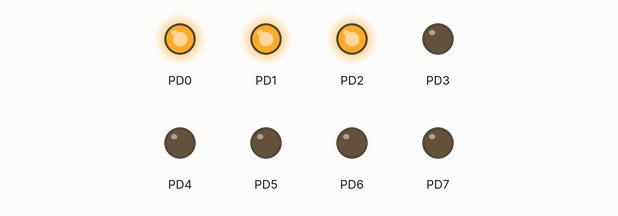
This program was run on a simulated ATmega328P, built with avr-gcc and emulated at 16 MHz. Parts: output pins drawn as LEDs (lit = HIGH).

Above: at 0.11 s.
At 0.23 s:
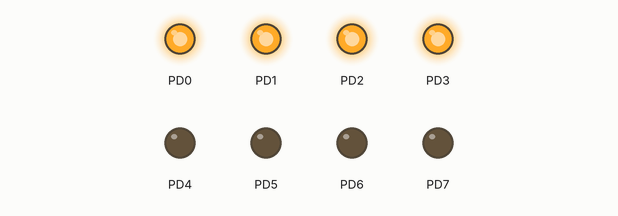
At 0.41 s:
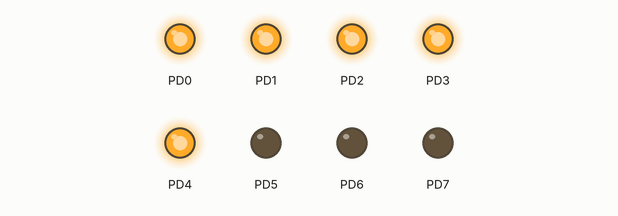
At 0.95 s:
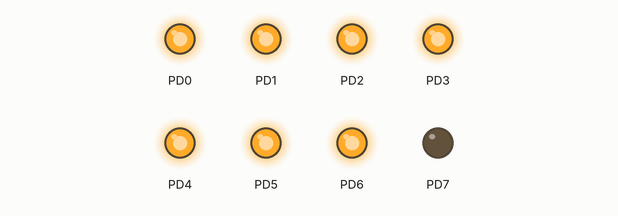
At 1.3 s:
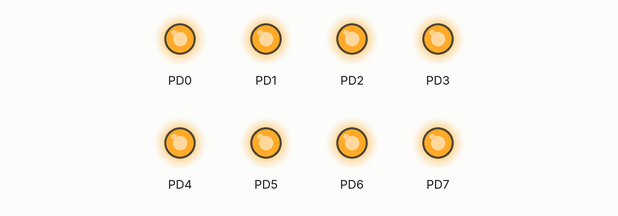
At 2.18 s:
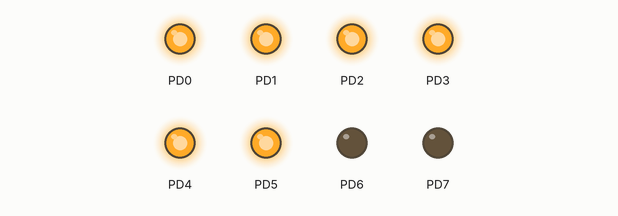
Timing chart, 0 to 3.0 s (numbered marks = the images above):
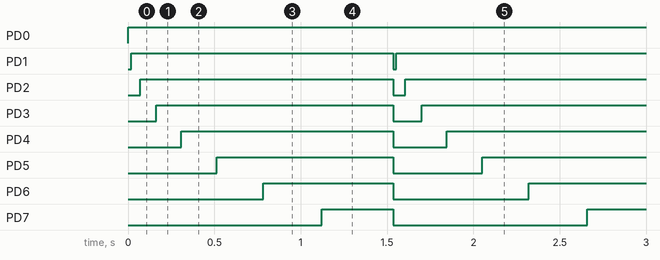

The program:

main.cpp
```cpp
#define F_CPU 16000000L


#include <avr/io.h>
#include <math.h>
#include <stdio.h>
#define __DELAY_BACKWARD_COMPATIBLE__
#include <util/delay.h>

int main(void)
{
    /* Replace with your application code */

	DDRD = 0xFF;
	int delay = 333;

    while (1)
    {

		char arr[9] = {0x00,0x01,0x03,0x07,0x0F,0x1F,0x3F,0x7F,0xFF};

		for(int i = 0 ; i < 9 ; i++){
			PORTD = arr[i];
			int value = sqrt(delay*i)*i;
			_delay_ms(value);
		}


	}

	return 1;
}
```

Measured:
- by itself, PD0: LOW → HIGH at 0.00 s
- by itself, PD1: alternates HIGH for 1.5 s and LOW for 0.02 s
- by itself, PD2: alternates HIGH for 1.5 s and LOW for 0.07 s
- by itself, PD3: alternates HIGH for 1.4 s and LOW for 0.16 s
- by itself, PD4: alternates HIGH for 1.2 s and LOW for 0.31 s
- by itself, PD5: alternates HIGH for 1.0 s and LOW for 0.51 s
- by itself, PD6: alternates HIGH for 0.75 s and LOW for 0.78 s
- by itself, PD7: alternates HIGH for 0.41 s and LOW for 1.1 s
